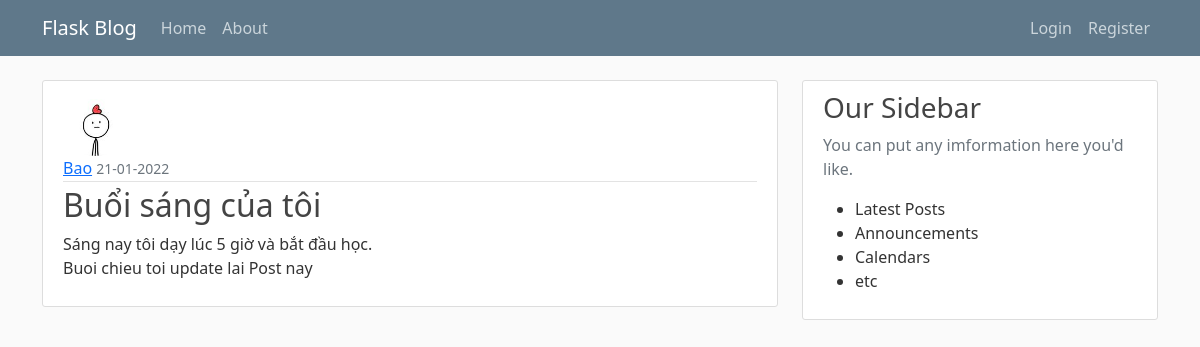
/post/1, run on the app's committed database.
### flaskblog/models.py (models this page shows, shortened)
class User(db.Model, UserMixin):
    id = db.Column(db.Integer, primary_key=True)
    username = db.Column(db.String(20), unique=True, nullable=False)
    email = db.Column(db.String(120), unique=True, nullable=False)
    image_file = db.Column(db.String(20), nullable=False, default='default.jpg')
    password = db.Column(db.String(60), nullable=False)
    posts = db.relationship('Post', backref='author', lazy=True)

class Post(db.Model):
    id = db.Column(db.Integer, primary_key=True)
    title = db.Column(db.String(100), nullable=False)
    date_posted = db.Column(db.DateTime, nullable=False, default = datetime.utcnow)
    content = db.Column(db.Text, nullable=False)
    user_id = db.Column(db.Integer,db.ForeignKey('user.id'), nullable=False)

### flaskblog/routes.py (the view)
@app.route("/post/<int:post_id>")
def post(post_id):
    post = Post.query.get_or_404(post_id)
    return render_template('post.html', title=post.title, post=post)

### flaskblog/templates/post.html (shortened to what this page needs)
{% extends "layout.html" %}
{% block content %}
        <article class="media content-section">
            <img class="rounded-circle article-img" src="{{ url_for('static', filename='profile_pics/' + post.author.image_file) }}">
            <div>
                <div class="article-metadata">
                    <a class="mr-2" href="{{ url_for('user_posts', username = post.author.username) }}">{{ post.author.username }}</a>
                    <small class="text-muted">{{ post.date_posted.strftime('%d-%m-%Y') }}</small>
                </div>
                <h2 class="article-title">{{ post.title }}</h2>
                <p class="article-content">{{ post.content }}</p>
            </div>
        </article>
{% endblock content %}

### flaskblog/static/main.css (style rules this page uses)
body { background: #fafafa; color: #333333; margin-top: 5rem; }
h1, h2, h3, h4, h5, h6 { color: #444444; }
.content-section { background: #ffffff; padding: 10px 20px; border: 1px solid #dddddd; border-radius: 3px; margin-bottom: 20px; }
.article-title { color: #444444; }
.article-content { white-space: pre-line; }
.article-img { height: 65px; width: 65px; margin-right: 16px; }
.article-metadata { padding-bottom: 1px; margin-bottom: 4px; border-bottom: 1px solid #e3e3e3 }

### data on the page
User: image_file (picture), author.username "Bao"
Post: date_posted "21-01-2022", title "Buổi sáng của tôi", content "Sáng nay tôi dạy lúc 5 giờ và bắt đầu học. Buoi chieu toi update lai Post nay"
